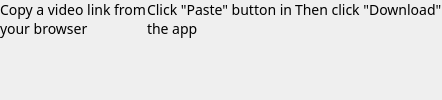
          <widget class="QWidget" name="wgtStepsDesk" native="true">
           <property name="minimumSize">
            <size>
             <width>0</width>
             <height>0</height>
            </size>
           </property>
           <property name="font">
            <font>
             <family>Tahoma</family>
            </font>
           </property>
           <property name="styleSheet">
            <string notr="true">QLabel {
    font: 10.5pt;
}</string>
           </property>
           <layout class="QHBoxLayout" name="horizontalLayout_7">
            <property name="spacing">
             <number>0</number>
            </property>
            <property name="leftMargin">
             <number>0</number>
            </property>
            <property name="topMargin">
             <number>0</number>
            </property>
            <property name="rightMargin">
             <number>0</number>
            </property>
            <property name="bottomMargin">
             <number>5</number>
            </property>
            <item alignment="Qt::AlignLeft">
             <widget class="QWidget" name="wgtDesk1" native="true">
              <property name="minimumSize">
               <size>
                <width>0</width>
                <height>0</height>
               </size>
              </property>
              <property name="maximumSize">
               <size>
                <width>190</width>
                <height>16777215</height>
               </size>
              </property>
              <layout class="QHBoxLayout" name="horizontalLayout_8">
               <property name="spacing">
                <number>0</number>
               </property>
               <property name="leftMargin">
                <number>0</number>
               </property>
               <property name="topMargin">
                <number>0</number>
               </property>
               <property name="rightMargin">
                <number>0</number>
               </property>
               <property name="bottomMargin">
                <number>0</number>
               </property>
               <item alignment="Qt::AlignTop">
                <widget class="QLabel" name="lblDesk1">
                 <property name="sizePolicy">
                  <sizepolicy hsizetype="Maximum" vsizetype="Maximum">
                   <horstretch>0</horstretch>
                   <verstretch>0</verstretch>
                  </sizepolicy>
                 </property>
                 <property name="minimumSize">
                  <size>
                   <width>0</width>
                   <height>0</height>
                  </size>
                 </property>
                 <property name="font">
                  <font>
                   <family>Segoe UI Semibold</family>
                   <pointsize>11</pointsize>
                   <weight>50</weight>
                   <italic>false</italic>
                   <bold>false</bold>
                  </font>
                 </property>
                 <property name="styleSheet">
                  <string notr="true">color rgba(255, 255, 255, 250);</string>
                 </property>
                 <property name="text">
                  <string>Copy a video link from your browser</string>
                 </property>
                 <property name="wordWrap">
                  <bool>true</bool>
                 </property>
                </widget>
               </item>
              </layout>
             </widget>
            </item>
            <item alignment="Qt::AlignLeft">
             <widget class="QWidget" name="wgtDesk2" native="true">
              <property name="minimumSize">
               <size>
                <width>140</width>
                <height>0</height>
               </size>
              </property>
              <property name="maximumSize">
               <size>
                <width>190</width>
                <height>16777215</height>
               </size>
              </property>
              <layout class="QHBoxLayout" name="horizontalLayout_10">
               <property name="spacing">
                <number>0</number>
               </property>
               <property name="leftMargin">
                <number>1</number>
               </property>
               <property name="topMargin">
                <number>0</number>
               </property>
               <property name="rightMargin">
                <number>0</number>
               </property>
               <property name="bottomMargin">
                <number>0</number>
               </property>
               <item alignment="Qt::AlignTop">
                <widget class="QLabel" name="lblDesk2">
                 <property name="font">
                  <font>
                   <family>Segoe UI Semibold</family>
                   <pointsize>11</pointsize>
                   <weight>50</weight>
                   <italic>false</italic>
                   <bold>false</bold>
                  </font>
                 </property>
                 <property name="styleSheet">
                  <string notr="true">color rgba(255, 255, 255, 250);</string>
                 </property>
                 <property name="text">
                  <string>Сlick &quot;Paste&quot; button in the app</string>
                 </property>
                 <property name="wordWrap">
                  <bool>true</bool>
                 </property>
                </widget>
               </item>
              </layout>
             </widget>
            </item>
            <item alignment="Qt::AlignLeft">
             <widget class="QWidget" name="wgtDesk3" native="true">
              <property name="sizePolicy">
               <sizepolicy hsizetype="Minimum" vsizetype="Preferred">
                <horstretch>0</horstretch>
                <verstretch>0</verstretch>
               </sizepolicy>
              </property>
              <property name="minimumSize">
               <size>
                <width>0</width>
                <height>0</height>
               </size>
              </property>
              <property name="maximumSize">
               <size>
                <width>190</width>
                <height>16777215</height>
               </size>
              </property>
              <layout class="QHBoxLayout" name="horizontalLayout_9">
               <property name="spacing">
                <number>0</number>
               </property>
               <property name="leftMargin">
                <number>2</number>
               </property>
               <property name="topMargin">
                <number>0</number>
               </property>
               <property name="rightMargin">
                <number>0</number>
               </property>
               <property name="bottomMargin">
                <number>0</number>
               </property>
               <item alignment="Qt::AlignTop">
                <widget class="QLabel" name="lblDesk3">
                 <property name="sizePolicy">
                  <sizepolicy hsizetype="Minimum" vsizetype="Preferred">
                   <horstretch>0</horstretch>
                   <verstretch>0</verstretch>
                  </sizepolicy>
                 </property>
                 <property name="font">
                  <font>
                   <family>Segoe UI Semibold</family>
                   <pointsize>11</pointsize>
                   <weight>50</weight>
                   <italic>false</italic>
                   <bold>false</bold>
                  </font>
                 </property>
                 <property name="styleSheet">
                  <string notr="true">color rgba(255, 255, 255, 250);</string>
                 </property>
                 <property name="text">
                  <string>Then click &quot;Download&quot;</string>
                 </property>
                 <property name="wordWrap">
                  <bool>true</bool>
                 </property>
                </widget>
               </item>
              </layout>
             </widget>
            </item>
           </layout>
          </widget>
